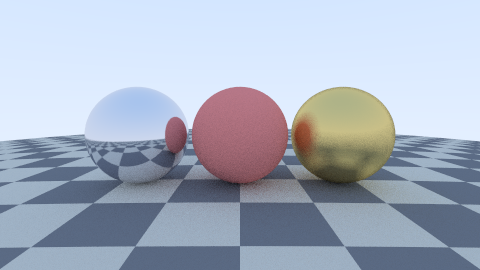
#> input picture 01_sintese_imagens/saida/render_referencia.png, 480 x 270 px
$ python visao.py
#> lines starting #> are read from the running program, lines starting #| are printed output that depends on the picture; after the words box and inside, x2 and y2 are one past the last pixel; in counts of white or black regions, pixels touching at a corner belong together
"""
AC01 - Computacao Visual | Area 3: VISAO COMPUTACIONAL (Visao Artificial)

Entrada: uma imagem.
Saida:   uma DESCRICAO simbolica da cena (objetos, posicoes, geometria).
         E' o problema INVERSO da Area 1.

O experimento e' desenhado para tornar esse ponto verificavel: a Area 1
renderizou a cena a partir de um modelo 3D e salvou o gabarito
(cena_gabarito.json) com o centro e o raio de cada esfera em pixels.
Aqui o programa ve APENAS a imagem e tenta reconstruir esses numeros.
No final, comparamos a estimativa com o gabarito e medimos o erro.

Aspectos especificos da area demonstrados aqui:
  1. Deteccao de primitivas por votacao: transformada de Hough para circulos.
  2. Avaliacao quantitativa contra ground truth (erro em pixels).
  3. Extracao de caracteristicas locais (ORB: FAST + BRIEF orientado).
  4. Casamento de descritores com teste de razao de Lowe.
  5. Estimacao de modelo geometrico com RANSAC (homografia), robusto a
     correspondencias erradas (outliers).
  6. Verificacao: a homografia estimada e' comparada com a transformacao
     que realmente foi aplicada.
  7. Efeito da textura: o xadrez procedural do chao multiplica por ~9 o
     numero de pontos de interesse detectados. Regiao lisa nao tem
     informacao local suficiente para o casamento (problema da abertura).

Execucao:
    python visao.py
"""

import json
import os

import cv2
import matplotlib
matplotlib.use("Agg")
import matplotlib.pyplot as plt
import numpy as np

AQUI = os.path.dirname(os.path.abspath(__file__))
SAIDA = os.path.join(AQUI, "saida")
DIR1 = os.path.join(AQUI, "..", "01_sintese_imagens", "saida")
IMG = os.path.join(DIR1, "render_referencia.png")
GABARITO = os.path.join(DIR1, "cena_gabarito.json")


def carregar():
    if not os.path.exists(IMG):
        raise SystemExit(
            "Execute primeiro 01_sintese_imagens/raytracer.py: esta etapa "
            "usa o render e o gabarito da cena como entrada.")
    bgr = cv2.imread(IMG, cv2.IMREAD_COLOR)
    gab = json.load(open(GABARITO, encoding="utf-8")) \
        if os.path.exists(GABARITO) else None
    return bgr, gab


# --------------------------------------------------------------------------
# 1. DETECCAO DE OBJETOS: imagem -> lista de esferas (descricao)
# --------------------------------------------------------------------------
def detectar_esferas(bgr):
    cinza = cv2.cvtColor(bgr, cv2.COLOR_BGR2GRAY)
    suave = cv2.medianBlur(cinza, 5)
    circulos = cv2.HoughCircles(
        suave, cv2.HOUGH_GRADIENT, dp=1.0,
        minDist=60,          # esferas nao podem estar mais perto que isso
        param1=120,          # limiar alto do detector de bordas Canny interno
        param2=30,           # votos minimos no acumulador de Hough
        minRadius=30, maxRadius=65)
    if circulos is None:
        return []
    c = np.round(circulos[0, :]).astype(int)
    c = sorted(c.tolist(), key=lambda t: t[0])   # ordena da esquerda p/ direita
    return [{"cx": float(x), "cy": float(y), "raio_px": float(r)}
            for x, y, r in c]


def comparar_com_gabarito(deteccoes, gab):
    if not gab:
        return []
    verdade = sorted(gab["esferas_projetadas"], key=lambda d: d["cx"])
    linhas = []
    for v in verdade:
        if not deteccoes:
            break
        d = min(deteccoes, key=lambda p: (p["cx"] - v["cx"]) ** 2
                + (p["cy"] - v["cy"]) ** 2)
        erro_c = float(np.hypot(d["cx"] - v["cx"], d["cy"] - v["cy"]))
        erro_r = float(abs(d["raio_px"] - v["raio_px"]))
        linhas.append({
            "objeto": v["nome"], "material": v["material"],
            "gabarito": [v["cx"], v["cy"], v["raio_px"]],
            "estimado": [d["cx"], d["cy"], d["raio_px"]],
            "erro_centro_px": round(erro_c, 2),
            "erro_raio_px": round(erro_r, 2),
        })
    return linhas


def figura_deteccao(bgr, deteccoes, gab, nome):
    vis = bgr.copy()
    if gab:
        for v in gab["esferas_projetadas"]:
            cv2.circle(vis, (int(v["cx"]), int(v["cy"])), int(v["raio_px"]),
                       (0, 255, 0), 1, cv2.LINE_AA)
    for d in deteccoes:
        cv2.circle(vis, (int(d["cx"]), int(d["cy"])), int(d["raio_px"]),
                   (0, 0, 255), 2, cv2.LINE_AA)
        cv2.drawMarker(vis, (int(d["cx"]), int(d["cy"])), (0, 0, 255),
                       cv2.MARKER_CROSS, 12, 2)
    fig, ax = plt.subplots(figsize=(9, 5.2))
    ax.imshow(cv2.cvtColor(vis, cv2.COLOR_BGR2RGB))
    ax.set_title("Visao: verde = gabarito da cena 3D | vermelho = estimado "
                 "pela transformada de Hough", fontsize=10)
    ax.axis("off")
    fig.tight_layout()
    fig.savefig(os.path.join(SAIDA, nome), dpi=120)
    plt.close(fig)


# --------------------------------------------------------------------------
# 2. CARACTERISTICAS LOCAIS + RANSAC: recuperar a geometria entre duas vistas
# --------------------------------------------------------------------------
def transformacao_conhecida(bgr, angulo=17.0, escala=0.82, tx=30, ty=18):
    h, w = bgr.shape[:2]
    M = cv2.getRotationMatrix2D((w / 2, h / 2), angulo, escala)
    M[0, 2] += tx
    M[1, 2] += ty
    warp = cv2.warpAffine(bgr, M, (w, h), borderValue=(255, 255, 255))
    H_real = np.vstack([M, [0, 0, 1]])
    return warp, H_real


def casar_caracteristicas(bgr_a, bgr_b, n_features=1500):
    a = cv2.cvtColor(bgr_a, cv2.COLOR_BGR2GRAY)
    b = cv2.cvtColor(bgr_b, cv2.COLOR_BGR2GRAY)
    orb = cv2.ORB_create(nfeatures=n_features, scaleFactor=1.2, nlevels=8)
    ka, da = orb.detectAndCompute(a, None)
    kb, db = orb.detectAndCompute(b, None)
    if da is None or db is None:
        return ka, kb, [], None, 0

    bf = cv2.BFMatcher(cv2.NORM_HAMMING)
    brutos = bf.knnMatch(da, db, k=2)
    # Teste de razao de Lowe: descarta casamentos ambiguos
    bons = [m for m, n in brutos if len([m, n]) == 2 and m.distance < 0.78 * n.distance]

    H_est, inliers = None, 0
    if len(bons) >= 4:
        pa = np.float32([ka[m.queryIdx].pt for m in bons]).reshape(-1, 1, 2)
        pb = np.float32([kb[m.trainIdx].pt for m in bons]).reshape(-1, 1, 2)
        H_est, mask = cv2.findHomography(pa, pb, cv2.RANSAC, 3.0)
        inliers = int(mask.sum()) if mask is not None else 0
    return ka, kb, bons, H_est, inliers


def erro_reprojecao(H_real, H_est, shape):
    """Erro medio, em pixels, ao mapear os 4 cantos da imagem."""
    if H_est is None:
        return float("nan")
    h, w = shape[:2]
    cantos = np.float32([[0, 0], [w, 0], [w, h], [0, h]]).reshape(-1, 1, 2)
    p_real = cv2.perspectiveTransform(cantos, H_real).reshape(-1, 2)
    p_est = cv2.perspectiveTransform(cantos, H_est).reshape(-1, 2)
    return float(np.mean(np.linalg.norm(p_real - p_est, axis=1)))


def main():
    os.makedirs(SAIDA, exist_ok=True)
    bgr, gab = carregar()
#> in carregar, bgr is the input picture: shape (270, 480, 3); mean B, G, R 193.1, 176.6, 167.2
#> (reads AC1/01_sintese_imagens/saida/cena_gabarito.json from the repository)
#> gab = 3 items
    print("=" * 68)
    print("AREA 3 - VISAO COMPUTACIONAL  (imagem  ->  descricao / modelo)")
    print("=" * 68)
    print(f"Entrada: render_referencia.png  shape={bgr.shape}")
#| Entrada: render_referencia.png  shape=(270, 480, 3)
    print("A cena 3D original NAO e' fornecida ao algoritmo; o gabarito "
          "so e' usado\npara medir o erro no final.\n")

    # --- Experimento A: recuperar os objetos da cena --------------------
    det = detectar_esferas(bgr)
#> in detectar_esferas, `cinza = cv2.cvtColor(bgr, cv2.COLOR_BGR2GRAY)`:
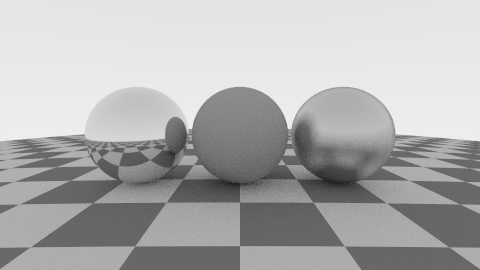
#> cinza: shape (270, 480); min 23, max 238, mean 175.6
#> in detectar_esferas, `circulos = cv2.HoughCircles( suave, cv2.HOUGH_GRADIENT, dp=1.0, minDis..`: circulos = [[136.5, 139.5, 53.2], [344.5, 137.5, 51.1], [240.5, 135.5, 48.5]]
#> in detectar_esferas, `c = np.round(circulos[0, :]).astype(int)`: c = [[136, 140, 53], [344, 138, 51], [240, 136, 48]]
#> in detectar_esferas, `c = sorted(c.tolist(), key=lambda t: t[0])`: c = [[136, 140, 53], [240, 136, 48], [344, 138, 51]]
#> det = 3 items
    print(f"[A] Transformada de Hough encontrou {len(det)} circulo(s).")
#| [A] Transformada de Hough encontrou 3 circulo(s).
    tabela = comparar_com_gabarito(det, gab)
#> the loop in comparar_com_gabarito, `for v in verdade:` made 3 passes
#> (d, erro_c, erro_r) on passes 1 to 3: ({'cx': 136, 'cy': 140, 'raio_px': 53}, 6.79, 5.7), ({'cx': 240, 'cy': 136, 'raio_px': 48}, 1, 0.7), ({'cx': 344, 'cy': 138, 'raio_px': 51}, 5.49, 3.7)
#> tabela = 3 items
    if tabela:
        print(f"    {'objeto':<20}{'gabarito (cx,cy,r)':<26}"
              f"{'estimado':<26}{'erro c':>8}{'erro r':>8}")
        for t in tabela:
            g = "(" + ", ".join(f"{v:.0f}" for v in t["gabarito"]) + ")"
            e = "(" + ", ".join(f"{v:.0f}" for v in t["estimado"]) + ")"
            print(f"    {t['objeto']:<20}{g:<26}{e:<26}"
                  f"{t['erro_centro_px']:>8.1f}{t['erro_raio_px']:>8.1f}")
#> this loop made 3 passes
#|     esfera_metal        (141, 135, 47)            (136, 140, 53)                 6.8     5.7
#|     esfera_vermelha     (240, 135, 47)            (240, 136, 48)                 1.0     0.7
#|     esfera_ouro_fosco   (339, 135, 47)            (344, 138, 51)                 5.5     3.7
        media = np.mean([t["erro_centro_px"] for t in tabela])
#> media = 4.43
        print(f"    Erro medio de centro: {media:.2f} px "
              f"({100 * media / bgr.shape[1]:.2f}% da largura)")
#|     Erro medio de centro: 4.43 px (0.92% da largura)
    figura_deteccao(bgr, det, gab, "01_deteccao_hough.png")
#> the loop in figura_deteccao, `for v in gab["esferas_projetadas"]:` made 3 passes
#> after the loop in figura_deteccao, `for v in gab["esferas_projetadas"]:`:
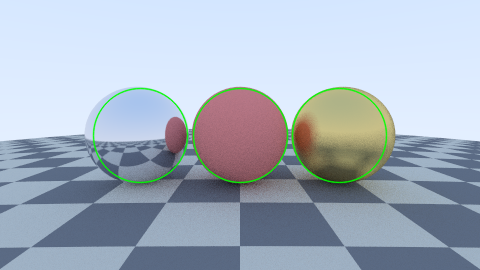
#> vis: shape (270, 480, 3); 1.83% of pixels changed, all inside (x1, y1, x2, y2) = (92, 87, 388, 184)
#> the loop in figura_deteccao, `for d in deteccoes:` made 3 passes
#> after the loop in figura_deteccao, `for d in deteccoes:`:
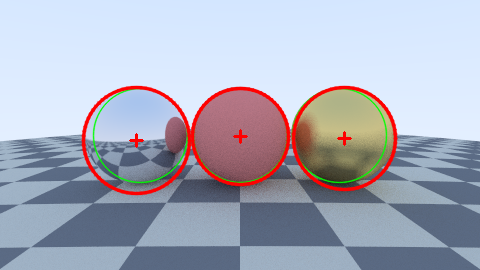
#> vis: shape (270, 480, 3); 3.81% of pixels changed, all inside (x1, y1, x2, y2) = (81, 85, 398, 196)

    # --- Experimento B: geometria entre duas vistas ---------------------
    warp, H_real = transformacao_conhecida(bgr)
#> in transformacao_conhecida, `M = cv2.getRotationMatrix2D((w / 2, h / 2), angulo, escala)`: M = [[0.784, 0.24, 19.43], [-0.24, 0.784, 86.68]]
#> in transformacao_conhecida, `H_real = np.vstack([M, [0, 0, 1]])`: H_real = [[0.784, 0.24, 49.43], [-0.24, 0.784, 104.7], [0, 0, 1]]
    ka, kb, bons, H_est, inliers = casar_caracteristicas(bgr, warp)
#> in casar_caracteristicas, `b = cv2.cvtColor(bgr_b, cv2.COLOR_BGR2GRAY)`:
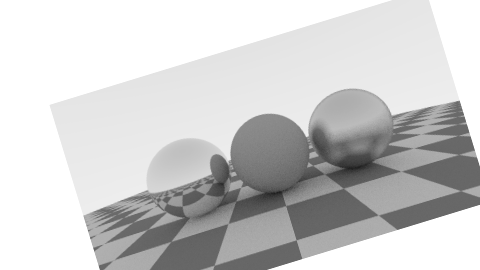
#> b: shape (270, 480); min 30, max 255, mean 205
#> in casar_caracteristicas, `ka, da = orb.detectAndCompute(a, None)`: ka = 756 keypoints; strongest (x, y, size): (289, 127, 31), (188, 126, 53.6), (189, 127, 44.6), (188, 122, 92.6)
#> in casar_caracteristicas, `kb, db = orb.detectAndCompute(b, None)`: kb = 671 keypoints; strongest (x, y, size): (306, 135, 31), (227, 161, 37.2), (226, 159, 53.6), (227, 162, 31)
#> in casar_caracteristicas, `brutos = bf.knnMatch(da, db, k=2)`: brutos = 756 matches
#> in casar_caracteristicas, `brutos = bf.knnMatch(da, db, k=2)`:
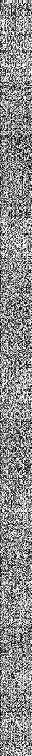
#> da: shape (756, 32); min 0, max 255, mean 139.4
#> in casar_caracteristicas, `bons = [m for m, n in brutos if len([m, n]) == 2 and m.distance < 0.78..`: bons = 460 matches
#> in casar_caracteristicas, `pa = np.float32([ka[m.queryIdx].pt for m in bons]).reshape(-1, 1, 2)`: pa = 460 rows, first 8: [173, 117], [175, 117], [289, 127], [191, 128], [396, 133], [75, 135], [417, 136], [419, 136]
#> in casar_caracteristicas, `pb = np.float32([kb[m.trainIdx].pt for m in bons]).reshape(-1, 1, 2)`: pb = 460 rows, first 8: [214, 155], [214, 155], [306, 135], [230, 159], [392, 114], [146, 191], [407, 112], [407, 112]
#> in casar_caracteristicas, `H_est, mask = cv2.findHomography(pa, pb, cv2.RANSAC, 3.0)`: H_est = [[0.793, 0.253, 47.07], [-0.24, 0.791, 104.4], [1.19e-05, 1.61e-05, 1]]; mask = 460 values, max 1 at index 0, min 0 at index 5, mean 0.935
#> in casar_caracteristicas, `inliers = int(mask.sum()) if mask is not None else 0`: inliers = 430
#> bons = 460 matches; inliers = 430
    err = erro_reprojecao(H_real, H_est, bgr.shape)
#> in erro_reprojecao, `p_real = cv2.perspectiveTransform(cantos, H_real).reshape(-1, 2)`: p_real = [[49.43, 104.7], [425.8, -10.4], [490.6, 201.3], [114.2, 316.4]]
#> in erro_reprojecao, `p_est = cv2.perspectiveTransform(cantos, H_est).reshape(-1, 2)`: p_est = [[47.07, 104.4], [425.1, -10.49], [490.9, 201], [114.9, 316.6]]
#> err = 1.11
    print(f"\n[B] ORB: {len(ka)} pontos na vista 1, {len(kb)} na vista 2.")
#| [B] ORB: 756 pontos na vista 1, 671 na vista 2.
    print(f"    Casamentos apos o teste de razao de Lowe: {len(bons)}")
#|     Casamentos apos o teste de razao de Lowe: 460
    print(f"    Inliers do RANSAC: {inliers} "
          f"({100 * inliers / max(len(bons), 1):.0f}% dos casamentos)")
#|     Inliers do RANSAC: 430 (93% dos casamentos)
    print(f"    Erro medio de reprojecao dos cantos: {err:.2f} px")
#|     Erro medio de reprojecao dos cantos: 1.11 px

    if H_est is not None:
        vis = cv2.drawMatches(
            bgr, ka, warp, kb, bons[:60], None,
            matchColor=(0, 200, 0), singlePointColor=(180, 180, 180),
            flags=cv2.DrawMatchesFlags_NOT_DRAW_SINGLE_POINTS)
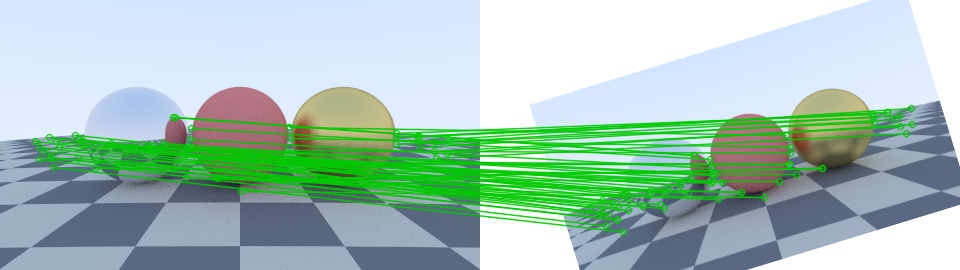
#> vis: shape (270, 960, 3); mean B, G, R 184.1, 195.3, 164.2
        fig, ax = plt.subplots(figsize=(13, 4.2))
        ax.imshow(cv2.cvtColor(vis, cv2.COLOR_BGR2RGB))
        ax.set_title("Casamento de descritores ORB entre duas vistas "
                     "(60 melhores)", fontsize=10)
        ax.axis("off")
        fig.tight_layout()
        fig.savefig(os.path.join(SAIDA, "02_casamento_orb.png"), dpi=120)
        plt.close(fig)

        h, w = bgr.shape[:2]
#> h = 270; w = 480
        cantos = np.float32([[0, 0], [w, 0], [w, h], [0, h]]).reshape(-1, 1, 2)
#> cantos = [[0, 0], [480, 0], [480, 270], [0, 270]]
        proj = cv2.perspectiveTransform(cantos, H_est).astype(int)
#> proj = [[47, 104], [425, -10], [490, 200], [114, 316]]
        vis2 = warp.copy()
        cv2.polylines(vis2, [proj], True, (0, 0, 255), 2, cv2.LINE_AA)
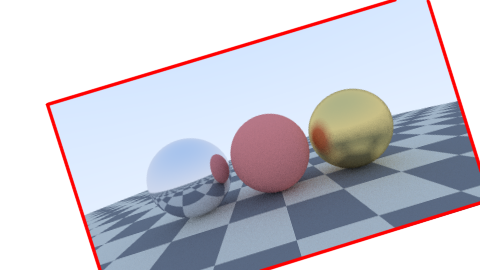
#> vis2: shape (270, 480, 3); mean B, G, R 210.4, 200.3, 201
        fig, ax = plt.subplots(figsize=(9, 5.2))
        ax.imshow(cv2.cvtColor(vis2, cv2.COLOR_BGR2RGB))
        ax.set_title(f"Homografia estimada por RANSAC projetada sobre a "
                     f"vista 2 (erro medio {err:.2f} px)", fontsize=10)
        ax.axis("off")
        fig.tight_layout()
        fig.savefig(os.path.join(SAIDA, "03_homografia_ransac.png"), dpi=120)
        plt.close(fig)

    # --- Saida simbolica: e' ISTO que a visao produz ---------------------
    relatorio = {
        "entrada": "render_referencia.png",
        "deteccao_objetos": {
            "metodo": "cv2.HoughCircles (HOUGH_GRADIENT)",
            "objetos_encontrados": len(det),
            "comparacao_com_gabarito": tabela,
        },
        "geometria_entre_vistas": {
            "metodo": "ORB + BFMatcher(Hamming) + razao de Lowe + RANSAC",
            "keypoints_vista1": len(ka), "keypoints_vista2": len(kb),
            "casamentos": len(bons), "inliers_ransac": inliers,
            "H_real": np.asarray(H_real).round(4).tolist(),
            "H_estimada": (np.asarray(H_est).round(4).tolist()
                           if H_est is not None else None),
            "erro_reprojecao_px": round(err, 3),
        },
    }
    with open(os.path.join(SAIDA, "descricao_da_cena.json"), "w",
              encoding="utf-8") as f:
        json.dump(relatorio, f, indent=2, ensure_ascii=False)

    print("\nArquivos gerados em 03_visao_computacional/saida/:")
    for nome in sorted(os.listdir(SAIDA)):
        print("  -", nome)
    print("\nRepare no formato de descricao_da_cena.json: numeros e rotulos, "
          "nao pixels.\nEssa e' a diferenca essencial em relacao a Area 2.")


if __name__ == "__main__":
    main()
